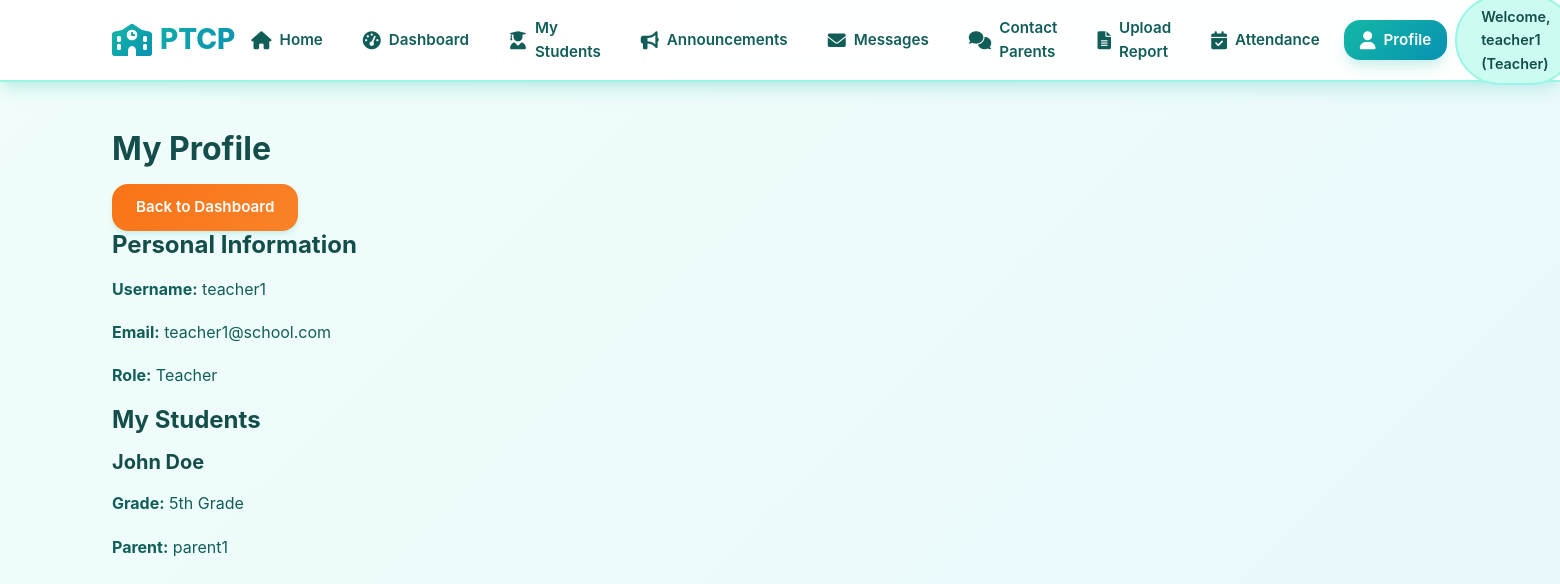
/teacher/profile (signed in), run on the app's committed database.
### models/user_model.py (models this page shows, shortened)
class User(UserMixin, db.Model):
    id = db.Column(db.Integer, primary_key=True)
    username = db.Column(db.String(64), unique=True, nullable=False)
    email = db.Column(db.String(120), unique=True, nullable=False)
    password_hash = db.Column(db.String(128))
    role = db.Column(db.String(20), nullable=False)  # 'teacher', 'parent', 'admin'
    is_active = db.Column(db.Boolean, default=True)

### models/student_model.py (models this page shows, shortened)
class Student(db.Model):
    id = db.Column(db.Integer, primary_key=True)
    name = db.Column(db.String(100), nullable=False)
    grade = db.Column(db.String(20), nullable=False)
    parent_id = db.Column(db.Integer, db.ForeignKey('user.id'), nullable=False)
    teacher_id = db.Column(db.Integer, db.ForeignKey('user.id'), nullable=False)
    parent = db.relationship('User', foreign_keys=[parent_id], backref='children')
    teacher = db.relationship('User', foreign_keys=[teacher_id], backref='students')

### routes/teacher_routes.py (the view)
@teacher_bp.route('/profile')
@login_required
def profile():
    if current_user.role != 'teacher':
        return redirect(url_for('main.index'))
    students = Student.query.filter_by(teacher_id=current_user.id).all()
    return render_template('teacher/profile.html', students=students)

### app.py (called while the page is built)
@login_manager.user_loader
def load_user(user_id):
    from models.user_model import User
    return User.query.get(int(user_id))

### templates/teacher/profile.html (shortened to what this page needs)
{% extends "base.html" %}
{% block content %}
<div class="profile">
    <h2>My Profile</h2>
    <a href="{{ url_for('teacher.dashboard') }}" class="btn btn-secondary">Back to Dashboard</a>
    <div class="profile-info">
        <h3>Personal Information</h3>
        <p><strong>Username:</strong> {{ current_user.username }}</p>
        <p><strong>Email:</strong> {{ current_user.email }}</p>
        <p><strong>Role:</strong> {{ current_user.role.title() }}</p>
    </div>
    <div class="students-info">
        <h3>My Students</h3>
        {% for student in students %}
            <div class="student-card">
                <h4>{{ student.name }}</h4>
                <p><strong>Grade:</strong> {{ student.grade }}</p>
                <p><strong>Parent:</strong> {{ student.parent.username }}</p>
            </div>
        {% endfor %}
    </div>
</div>
{% endblock %}

### templates/base.html (shortened to what this page needs)
<!DOCTYPE html>
<html lang="en">
<head>
    <link rel="stylesheet" href="{{ url_for('static', filename='css/style.css') }}">
    <link rel="stylesheet" href="https://cdnjs.cloudflare.com/ajax/libs/font-awesome/6.0.0/css/all.min.css">
</head>
<body>
    {% if current_user.is_authenticated %}
    <div class="full-width-layout">
        <header class="top-nav">
            <div class="nav-container">
                <h1><i class="fas fa-school"></i> PTCP</h1>
                <nav class="main-nav">
                    <ul>
                        <li>
                            <a href="{{ url_for('main.index') }}" class="{% if request.endpoint == 'main.index' %}active{% endif %}">
                                <i class="fas fa-home"></i> Home
                            </a>
                        </li>
                        {% if current_user.role == 'admin' %}
                            <li>
                                <a href="{{ url_for('admin.dashboard') }}" class="{% if 'admin' in request.endpoint %}active{% endif %}">
                                    <i class="fas fa-tachometer-alt"></i> Dashboard
                                </a>
                            </li>
                            <li>
                                <a href="{{ url_for('admin.manage_users') }}" class="{% if request.endpoint == 'admin.manage_users' %}active{% endif %}">
                                    <i class="fas fa-users"></i> Manage Users
                                </a>
                            </li>
                            <li>
                                <a href="{{ url_for('admin.manage_students') }}" class="{% if request.endpoint == 'admin.manage_students' %}active{% endif %}">
                                    <i class="fas fa-user-graduate"></i> Manage Students
                                </a>
                            </li>
                            <li>
                                <a href="{{ url_for('admin.view_logs') }}" class="{% if request.endpoint == 'admin.view_logs' %}active{% endif %}">
                                    <i class="fas fa-history"></i> Activity Logs
                                </a>
                            </li>
                        {% elif current_user.role == 'teacher' %}
                            <li>
                                <a href="{{ url_for('teacher.dashboard') }}" class="{% if request.endpoint == 'teacher.dashboard' %}active{% endif %}">
                                    <i class="fas fa-tachometer-alt"></i> Dashboard
                                </a>
                            </li>
                            <li>
                                <a href="{{ url_for('teacher.view_students') }}" class="{% if request.endpoint == 'teacher.view_students' %}active{% endif %}">
                                    <i class="fas fa-user-graduate"></i> My Students
                                </a>
                            </li>
                            <li>
                                <a href="{{ url_for('teacher.announcements') }}" class="{% if request.endpoint == 'teacher.announcements' %}active{% endif %}">
                                    <i class="fas fa-bullhorn"></i> Announcements
                                </a>
                            </li>
                            <li>
                                <a href="{{ url_for('teacher.view_messages') }}" class="{% if request.endpoint == 'teacher.view_messages' %}active{% endif %}">
                                    <i class="fas fa-envelope"></i> Messages
                                </a>
                            </li>
                            <li>
                                <a href="{{ url_for('teacher.contact_parents') }}" class="{% if request.endpoint == 'teacher.contact_parents' %}active{% endif %}">
                                    <i class="fas fa-comments"></i> Contact Parents
                                </a>
                            </li>
                            <li>
                                <a href="{{ url_for('teacher.upload_report') }}" class="{% if request.endpoint == 'teacher.upload_report' %}active{% endif %}">
                                    <i class="fas fa-file-alt"></i> Upload Report
                                </a>
                            </li>
                            <li>
                                <a href="{{ url_for('teacher.attendance') }}" class="{% if request.endpoint == 'teacher.attendance' %}active{% endif %}">
                                    <i class="fas fa-calendar-check"></i> Attendance
                                </a>
                            </li>
                            <li>
                                <a href="{{ url_for('teacher.profile') }}" class="{% if request.endpoint == 'teacher.profile' %}active{% endif %}">
                                    <i class="fas fa-user"></i> Profile
                                </a>
                            </li>
                        {% endif %}
                        <li class="user-info">
                            <span>Welcome, {{ current_user.username }} ({{ current_user.role.title() }})</span>
                        </li>
                    </ul>
                </nav>
            </div>
        </header>
        <main class="main-content-full">
            <div class="content-body">
                {% block content %}{% endblock %}
            </div>
        </main>
    </div>
    {% endif %}
</body>
</html>

### data on the page
User: username "teacher1", role "Teacher", email "teacher1@school.com"
Student: name "John Doe", grade "5th Grade", parent.username "parent1"
